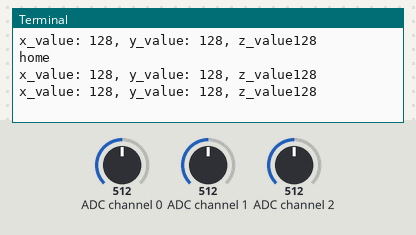
A program run on a simulated Raspberry Pi (BCM pin numbers). On the bench: the last lines printed to the terminal. The inputs (shaded band) are chosen by the test bench; at power-on: ADC channel 1 = 512, ADC channel 2 = 512, ADC channel 0 = 512 (analog values on the 0–1023 scale).

Above: at 1.2 s.
1.3 s: ADC channel 1 set to 900
At 1.9 s:
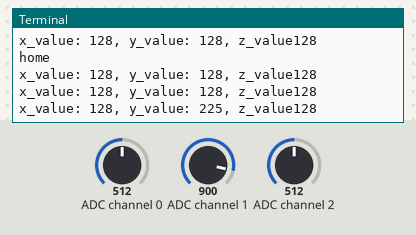
3.5 s: ADC channel 2 set to 5
At 3.9 s:
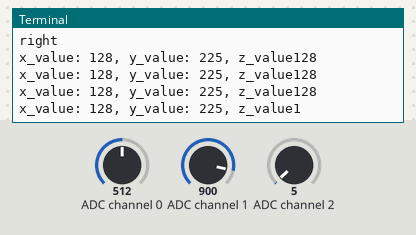
5.5 s: ADC channel 1 set to 118
At 5.9 s:
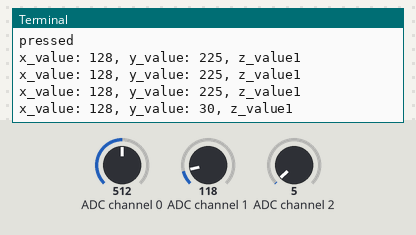
7.5 s: ADC channel 0 set to 716
At 7.9 s:
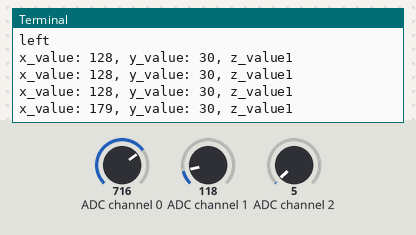
9.0 s: ADC channel 2 set to 0
At 9.4 s:
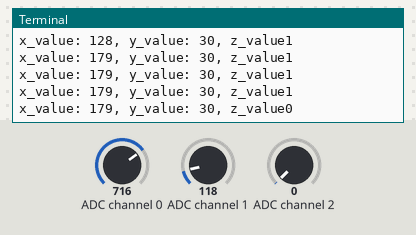
10.5 s: ADC channel 0 set to 900
At 10.9 s:
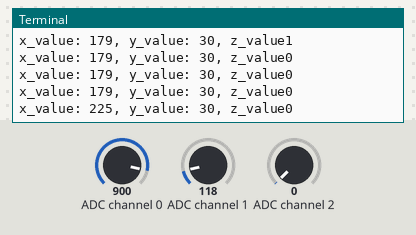
Timing chart, 0 to 13.0 s (numbered marks = the images above; inputs shaded):
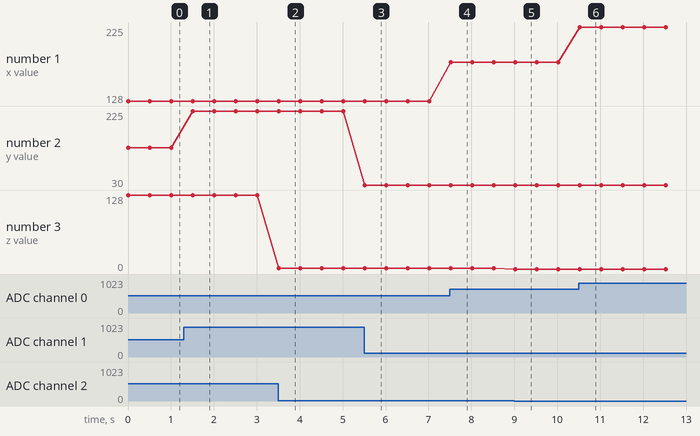

The program:

PS2_controller.py
```python
# PS2 Controller Testing

# version: 1.0
# author: Calvin Tsang
# description: Test PS2 Controller, and understand the workflow
# PS2 Controller Testing through GPIOZero library (MCP3008) module to control directly

'''
Hardware Component:
1. Raspberry Pi (Main Controller)
2. MCP3008 (Analog-to-Digital Converter)
3. Potentiometers (Variable Resistors)

Wiring Diagram:
MCP3008 Pin		Raspberry Pi Pin
VDD(16)			3.3V
VREF(15)		3.3V
AGND(14)		GND
CLK(13)			GPIO11 (SPI CLK)
DOUT(12)		GPIO9 (SPI MISO)
DIN(11)			GPIO10 (SPI MOSI)
CS(10)			GPIO8 (SPI CEO)
DGND(9)			GND
CHO(1)			Potentiometer X
CH1(2)			Potentiometer Y
CH2(3)			Potentiometer Z
'''

from gpiozero import Button, MCP3008
from gpiozero.tools import absoluted, scaled
from signal import pause
from time import sleep

pot_x = MCP3008(channel=0)
pot_y = MCP3008(channel=1)
pot_z = MCP3008(channel=2)

def MAP(x, in_min, in_max, out_min, out_max):
	return (x - in_min) * (out_max - out_min) / (in_max - in_min) + out_min

def makerobo_direction():
	state = ['home', 'up', 'down', 'left', 'right', 'pressed']
	i = 0
	x_value = round(pot_x.value * 1024)
	y_value = round(pot_y.value * 1024)
	z_value = round(pot_z.value * 1024)

	x_value = round(MAP(x_value, 0, 1023, 0, 255))
	y_value = round(MAP(y_value, 0, 1023, 0, 255))
	z_value = round(MAP(z_value, 0, 1023, 0, 255))

	print('x_value: {}, y_value: {}, z_value{}'.format(x_value, y_value, z_value))

	if x_value <= 30:
		i = 1  #up direction
	if x_value >= 255:
		i = 2  #down direction
	if y_value >= 225:
		i = 4  #left direction
	if y_value <= 30:
		i = 3 #right direction
	if z_value <= 2 and y_value >= 128:
		i = 5 #Button Click
	if x_value - 125 < 15 and x_value - 125 > -15 and y_value - 125 < 15 and y_value - 125 > -15 and z_value >= 250:
		i = 0
	return state[i]

def makerobo_loop():
	makerobo_status = ''
	while True:
		makerobo_tmp = makerobo_direction()
		sleep(0.5)
		if makerobo_tmp != None and makerobo_tmp != makerobo_status:
			print(makerobo_tmp)
			makerobo_status = makerobo_tmp

def destroy():
	pass

if __name__ == "__main__":
	try:
		makerobo_loop()
	except KeyboardInterrupt:
		destroy()
```

Measured:
- after the input at 1.3 s, the terminal: prints a new line after 0.20 s (image 1)
- after the input at 3.5 s, the terminal: prints a new line at once (image 2)
- after the input at 5.5 s, the terminal: prints a new line at once (image 3)
- after the input at 7.5 s, the terminal: prints a new line at once (image 4)
- after the input at 9.0 s, the terminal: prints a new line at once (image 5)
- after the input at 10.5 s, the terminal: prints a new line at once (image 6)
- plotted number 1: 128 → 179 after the input at 7.5 s, 179 → 225 after the input at 10.5 s
- plotted number 2: 128 → 225 after the input at 1.3 s, 225 → 30 after the input at 5.5 s
